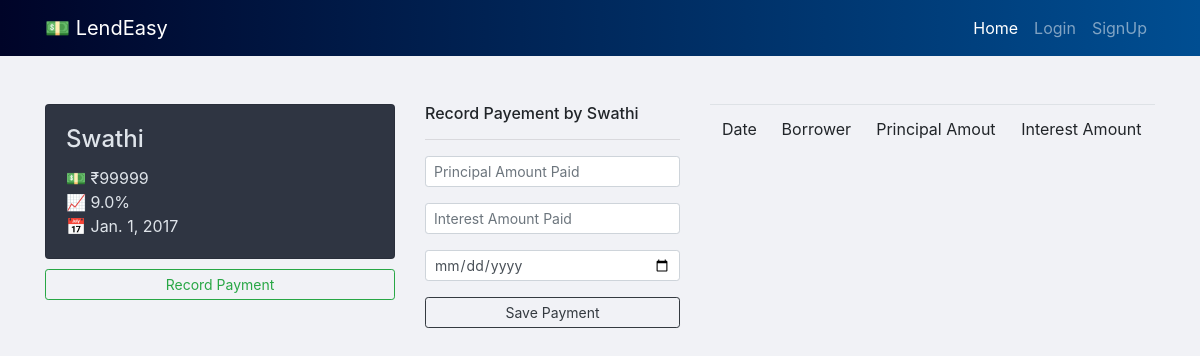
Screenshot of /history/2/ with the database file from the repository.
### transact/models.py (models this page shows, shortened)
class Borrower(models.Model):
    name = models.CharField(max_length=20)
    phone = models.CharField(max_length=20)
    amount = models.IntegerField(blank=True, null=True)
    interest = models.FloatField(blank=True, null=True)
    duration = models.IntegerField(blank=True, null=True)
    terms = models.CharField(max_length=10, blank=True, null=True)
    date = models.DateTimeField(blank=True, null=True)
    lender = models.ForeignKey(User, on_delete=models.CASCADE, null=True)
    intamt = models.FloatField(blank=True, null=True)

### transact/views.py (the view)
# urls.py: path('history/<int:borid>/',history,name='history')
def history(request,borid):
	borrower = Borrower.objects.get(pk=borid)
	history = Payments.objects.filter(borrower=borrower)
	return render(request,"history.html",{"history":history, "borrower":borrower})

### templates/history.html (shortened to what this page needs)
{% extends 'base.html' %}
{% block body %}
	<div class="container">
		<div class="row">
			<div class="col-md-4">
				<div class="card floater" style="display: inline-block; width:100%">
					<div class="card-body">
						<h4 class="card-title">{{borrower.name}}</h4>
						<p class="card-text">💵 ₹{{borrower.amount}}<br>📈 {{borrower.interest}}%<br>📅 {{borrower.date|date}}</p>
					</div>
				</div>
				<a href="/paid/{{borrower.id}}/" class="btn btn-sm btn-outline-success" style="width:100%">Record Payment</a>
			</div>
			<div class="col-md-3">
				<h6>Record Payement by {{borrower.name}}</h6>
				<hr>
				<form action="/paid/{{borrower.id}}/" method="POST">
					<div class="form-group">
						<input class="form-control form-control-sm" type="number" name="pamount" placeholder="Principal Amount Paid">
					</div>
					<div class="form-group">
						<input class="form-control form-control-sm" type="number" name="iamount" placeholder="Interest Amount Paid">
					</div>
					<div class="form-group">
						<input class="form-control form-control-sm" type="date" name="date">
					</div>
					<button class="btn btn-sm btn-outline-dark" type="submit" style="width:100%">Save Payment</button>
				</form>
			</div>
			<div class="col-md-5">
				<table class="table table-striped">
					<thead>
						<tr>
							<td>Date</td>
							<td>Borrower</td>
							<td>Principal Amout</td>
							<td>Interest Amount</td>
						</tr>
					</thead>
				</table>
			</div>
		</div>
	</div>
{% endblock %}

### templates/history.html (style rules this page uses)
.floater { background-color: #2f3542; color: #dfe4ea; margin-right: 10px; margin-bottom: 10px; }

### rows the page displays
Borrower: name "Swathi", amount "99999", interest "9.0", date "Jan. 1, 2017"
